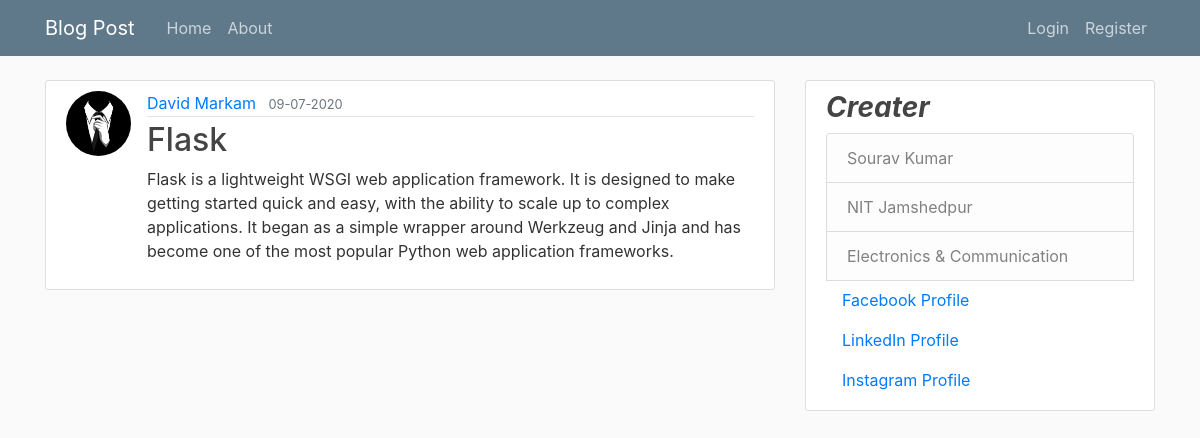
The page /post/14 on the database its author committed.
### web/models.py (models this page shows, shortened)
class User(db.Model,UserMixin):
	id = db.Column(db.Integer, primary_key =True)
	username = db.Column(db.String(20),unique=True, nullable=False)
	email = db.Column(db.String(120), unique=True, nullable=False)
	img_file = db.Column(db.String(60),nullable=False, default='default.jpg')
	password = db.Column(db.String(60), nullable=False)
	posts = db.relationship('Post',backref='author', lazy=True)

class Post(db.Model):
	id = db.Column(db.Integer,primary_key=True)
	title = db.Column(db.String(100), nullable=False)
	date_posted = db.Column(db.DateTime, nullable=False, default=datetime.utcnow)
	content = db.Column(db.Text, nullable=False)
	user_id = db.Column(db.Integer, db.ForeignKey('user.id'), nullable=False)

### web/posts/routes.py (the view)
@posts.route("/post/<int:post_id>")
def post(post_id):
	post = Post.query.get_or_404(post_id)
	return render_template('post.html',title=post.title,post=post)

### web/templates/post.html (shortened to what this page needs)
{% extends "layout.html" %}
{% block content %}
<article class="media content-section">
  <img class="rounded-circle article-img" src="{{ url_for('static',filename = 'profile_pics/'+post.author.img_file) }}">
  <div class="media-body">
    <div class="article-metadata">
      <a class="mr-2" href="{{ url_for('users.user_posts', username=post.author.username) }}">{{ post.author.username }}</a>
      <small class="text-muted">{{ post.date_posted.strftime("%d-%m-%Y") }}</small>
    </div>
    <h2 class="article-title">{{ post.title }}</h2>
    <p class="article-content">{{ post.content }}</p>
  </div>
</article>
{% endblock content %}

### web/static/main.css (style rules this page uses)
body { background: #fafafa; color: #333333; margin-top: 5rem; }
h1, h2, h3, h4, h5, h6 { color: #444444; }
.content-section { background: #ffffff; padding: 10px 20px; border: 1px solid #dddddd; border-radius: 3px; margin-bottom: 20px; }
.article-title { color: #444444; }
.article-content { white-space: pre-line; }
.article-img { height: 65px; width: 65px; margin-right: 16px; }
.article-metadata { padding-bottom: 1px; margin-bottom: 4px; border-bottom: 1px solid #e3e3e3 }

### rows shown on the page
User: img_file (placeholder picture), author.username "David Markam"
Post: date_posted "09-07-2020", title "Flask", content "Flask is a lightweight WSGI web application framework. It is designed to make getting started quick and easy, with the ability to scale up to complex applications. It began as a simple wrapper around Werkzeug and Jinja and has become one of the most popular Python web application frameworks."
